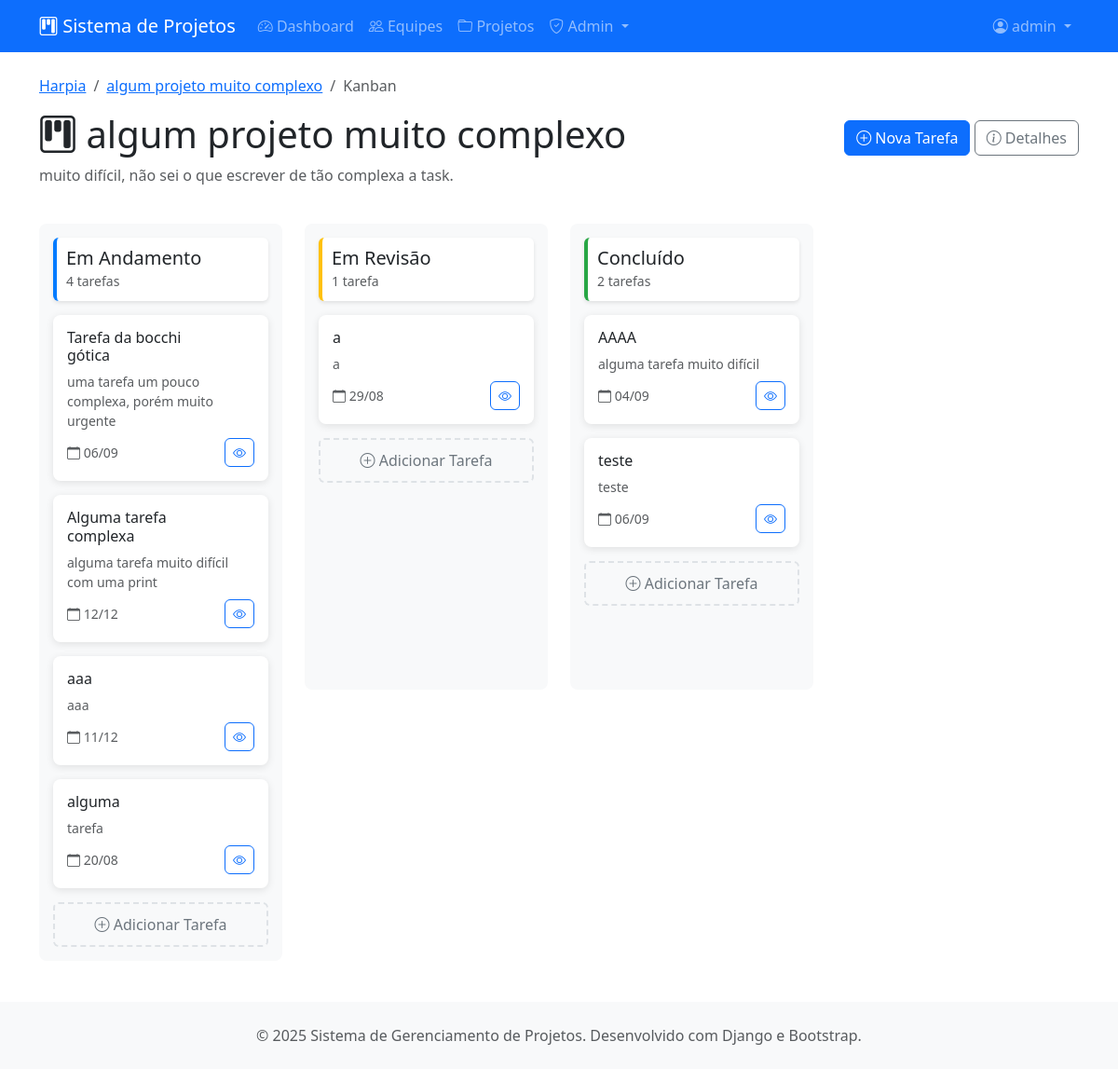
/projetos/projetos/2/kanban/ (signed in), run on the app's committed database.
### projetos/models.py (models this page shows, shortened)
class Projeto(models.Model):
    PRIORIDADE_CHOICES = [
        ('baixa', 'Baixa'),
        ('media', 'Média'),
        ('alta', 'Alta'),
        ('urgente', 'Urgente'),
    ]
    titulo = models.CharField(max_length=200, verbose_name="Título")
    descricao = models.TextField(verbose_name="Descrição")
    equipe = models.ForeignKey(Equipe, on_delete=models.CASCADE, related_name="projetos")
    criado_por = models.ForeignKey(User, on_delete=models.CASCADE, related_name="projetos_criados")
    criado_em = models.DateTimeField(auto_now_add=True)
    atualizado_em = models.DateTimeField(auto_now=True)
    data_inicio = models.DateField(verbose_name="Data de Início")
    data_fim = models.DateField(verbose_name="Data de Conclusão")
    prioridade = models.CharField(max_length=10, choices=PRIORIDADE_CHOICES, default='media')
    ativo = models.BooleanField(default=True, verbose_name="Projeto Ativo")
    class Meta:
        verbose_name = "Projeto"
        verbose_name_plural = "Projetos"
        ordering = ["-criado_em"]

class Equipe(models.Model):
    nome = models.CharField(max_length=100, verbose_name="Nome da Equipe")
    descricao = models.TextField(blank=True, verbose_name="Descrição")
    criada_em = models.DateTimeField(auto_now_add=True)
    criada_por = models.ForeignKey(User, on_delete=models.CASCADE, related_name="equipes_criadas")
    ativa = models.BooleanField(default=True, verbose_name="Equipe Ativa")
    class Meta:
        verbose_name = "Equipe"
        verbose_name_plural = "Equipes"
        ordering = ["nome"]

class StatusTarefa(models.Model):
    nome = models.CharField(max_length=50, verbose_name="Nome do Status")
    cor = models.CharField(max_length=7, default="#007bff", verbose_name="Cor (Hex)")
    ordem = models.PositiveIntegerField(verbose_name="Ordem")
    class Meta:
        verbose_name = "Status da Tarefa"
        verbose_name_plural = "Status das Tarefas"
        ordering = ["ordem"]
        unique_together = ['nome']

class Tarefa(models.Model):
    PRIORIDADE_CHOICES = [
        ('baixa', 'Baixa'),
        ('media', 'Média'),
        ('alta', 'Alta'),
        ('urgente', 'Urgente'),
    ]
    titulo = models.CharField(max_length=200, verbose_name="Título")
    descricao = models.TextField(verbose_name="Descrição")
    projeto = models.ForeignKey(Projeto, on_delete=models.CASCADE, related_name="tarefas")
    status = models.ForeignKey(StatusTarefa, on_delete=models.CASCADE, related_name="tarefas")
    criada_por = models.ForeignKey(User, on_delete=models.CASCADE, related_name="tarefas_criadas")
    criada_em = models.DateTimeField(auto_now_add=True)
    atualizada_em = models.DateTimeField(auto_now=True)
    data_limite = models.DateTimeField(blank=True, null=True, verbose_name="Data Limite")
    prioridade = models.CharField(max_length=10, choices=PRIORIDADE_CHOICES, default='media')
    etiquetas = models.ManyToManyField(Etiqueta, blank=True, related_name="tarefas")
    ordem = models.PositiveIntegerField(default=0, verbose_name="Ordem na Coluna")
    class Meta:
        verbose_name = "Tarefa"
        verbose_name_plural = "Tarefas"
        ordering = ["ordem", "-criada_em"]

### projetos/views.py (the view)
# urls.py: path('projetos/<int:pk>/kanban/', views.KanbanView.as_view(), name='kanban-projeto'),
class KanbanView(LoginRequiredMixin, DetailView):
    model = Projeto
    template_name = 'projetos/kanban/quadro.html'
    context_object_name = 'projeto'
    def get_context_data(self, **kwargs):
        context = super().get_context_data(**kwargs)
        status_list = list(StatusTarefa.objects.all())
        context['status_list'] = status_list
        context['etiquetas'] = self.object.equipe.etiquetas.all()
        tarefas = list(self.object.tarefas.select_related('status').order_by('ordem', '-criada_em'))
        tarefas_por_status = {}
        for tarefa in tarefas:
            tarefas_por_status.setdefault(tarefa.status_id, []).append(tarefa)
        contagens = {
            s_id: count for s_id, count in
            self.object.tarefas.values_list('status_id').order_by().annotate(Count('status_id'))
        }
        colunas = []
        for status in status_list:
            colunas.append({
                'status': status,
                'tarefas': tarefas_por_status.get(status.id, []),
                'count': contagens.get(status.id, 0),
            })
        context['colunas'] = colunas
        return context

### projetos/templates/projetos/kanban/quadro.html (shortened to what this page needs)
{% extends 'projetos/base.html' %}
{% load static %}
{% block content %}
<div class="row">
    <div class="col-12">
        <div class="d-flex justify-content-between align-items-center mb-4">
            <div>
                <nav aria-label="breadcrumb">
                    <ol class="breadcrumb">
                        <li class="breadcrumb-item">
                            <a href="{% url 'projetos:detalhe-equipe' projeto.equipe.pk %}">{{ projeto.equipe.nome }}</a>
                        </li>
                        <li class="breadcrumb-item">
                            <a href="{% url 'projetos:detalhe-projeto' projeto.pk %}">{{ projeto.titulo }}</a>
                        </li>
                        <li class="breadcrumb-item active">Kanban</li>
                    </ol>
                </nav>
                <h1><i class="bi bi-kanban"></i> {{ projeto.titulo }}</h1>
                <p class="text-muted">{{ projeto.descricao }}</p>
            </div>
            <div>
                {% if user.perfil.tipo_usuario in 'admin,membro' %}
                <a href="{% url 'projetos:criar-tarefa' projeto.pk %}" class="btn btn-primary">
                    <i class="bi bi-plus-circle"></i> Nova Tarefa
                </a>
                {% endif %}
                <a href="{% url 'projetos:detalhe-projeto' projeto.pk %}" class="btn btn-outline-secondary">
                    <i class="bi bi-info-circle"></i> Detalhes
                </a>
            </div>
        </div>
    </div>
</div>
<div class="row">
    {% for coluna in colunas %}
        <div class="col-md-3">
            <div class="kanban-column">
                <div class="kanban-column-header" style="border-left-color: {{ coluna.status.cor }}">
                    <h5 class="mb-0">{{ coluna.status.nome }}</h5>
                    <small class="text-muted">{{ coluna.count }} tarefa{{ coluna.count|pluralize }}</small>
                </div>
                <div class="kanban-tasks" data-status-id="{{ coluna.status.id }}">
                    {% for tarefa in coluna.tarefas %}
                            <div class="task-card" data-task-id="{{ tarefa.id }}" draggable="true">
                                <div class="d-flex justify-content-between align-items-start mb-2">
                                    <h6 class="mb-0">{{ tarefa.titulo }}</h6>
                                    <span class="badge priority-badge bg-{{ tarefa.prioridade }}">
                                    </span>
                                </div>
                                <p class="text-muted small mb-2">
                                    {{ tarefa.descricao|truncatewords:15 }}
                                </p>
                                <div class="d-flex justify-content-between align-items-center">
                                    <small class="text-muted">
                                        {% if tarefa.data_limite %}
                                            <i class="bi bi-calendar"></i> {{ tarefa.data_limite|date:"d/m" }}
                                        {% endif %}
                                    </small>
                                    <a href="{% url 'projetos:detalhe-tarefa' tarefa.pk %}" class="btn btn-sm btn-outline-primary">
                                        <i class="bi bi-eye"></i>
                                    </a>
                                </div>
                            </div>
                    {% endfor %}
                    {% if user.perfil.tipo_usuario in 'admin,membro' %}
                    <button class="add-task-btn" onclick="window.location.href='{% url 'projetos:criar-tarefa' projeto.pk %}?status={{ coluna.status.id }}'">
                        <i class="bi bi-plus-circle"></i> Adicionar Tarefa
                    </button>
                    {% endif %}
                </div>
            </div>
        </div>
    {% endfor %}
</div>
{% endblock %}

### projetos/templates/projetos/base.html (shortened to what this page needs)
{% load static %}
<!DOCTYPE html>
<html lang="pt-br">
<head>
    <link href="https://cdn.jsdelivr.net/npm/bootstrap@5.3.0/dist/css/bootstrap.min.css" rel="stylesheet">
    <link href="https://cdn.jsdelivr.net/npm/bootstrap-icons@1.10.0/font/bootstrap-icons.css" rel="stylesheet">
    <link href="{% static 'css/estilo.css' %}" rel="stylesheet">
    <link href="{% static 'css/forms.css' %}" rel="stylesheet">
</head>
<body class="d-flex flex-column min-vh-100">
    <nav class="navbar navbar-expand-lg navbar-dark bg-primary">
        <div class="container">
            <a class="navbar-brand" href="{% url 'projetos:dashboard' %}">
                <i class="bi bi-kanban"></i> Sistema de Projetos
            </a>
            <div class="collapse navbar-collapse" id="navbarNav">
                <ul class="navbar-nav me-auto">
                    <li class="nav-item">
                        <a class="nav-link" href="{% url 'projetos:dashboard' %}">
                            <i class="bi bi-speedometer2"></i> Dashboard
                        </a>
                    </li>
                    <li class="nav-item">
                        <a class="nav-link" href="{% url 'projetos:lista-equipes' %}">
                            <i class="bi bi-people"></i> Equipes
                        </a>
                    </li>
                    <li class="nav-item">
                        <a class="nav-link" href="{% url 'projetos:lista-projetos' %}">
                            <i class="bi bi-folder"></i> Projetos
                        </a>
                    </li>
                    {% if user.perfil.tipo_usuario == 'admin' %}
                    <li class="nav-item dropdown">
                        <a class="nav-link dropdown-toggle" href="#" id="adminDropdown" role="button" data-bs-toggle="dropdown">
                            <i class="bi bi-shield-check"></i> Admin
                        </a>
                    </li>
                    {% endif %}
                </ul>
                <ul class="navbar-nav">
                    {% if user.is_authenticated %}
                        <li class="nav-item dropdown">
                            <a class="nav-link dropdown-toggle" href="#" id="navbarDropdown" role="button" data-bs-toggle="dropdown">
                                <i class="bi bi-person-circle"></i> {{ user.username }}
                            </a>
                        </li>
                    {% endif %}
                </ul>
            </div>
        </div>
    </nav>
    <main class="container my-4 flex-grow-1">
        {% block content %}{% endblock %}
    </main>
    <footer class="bg-light py-4 mt-auto">
        <div class="container text-center">
            <p class="text-muted mb-0">
                &copy; 2025 Sistema de Gerenciamento de Projetos. Desenvolvido com Django e Bootstrap.
            </p>
        </div>
    </footer>
</body>
</html>

### static/css/estilo.css (style rules this page uses)
* { padding: 0; }

### static/css/forms.css (style rules this page uses)
.btn { border-radius: 0.375rem; font-weight: 500; transition: all 0.15s ease-in-out; }
.btn-primary { background-color: #0d6efd; border-color: #0d6efd; }
.btn-outline-primary { color: #0d6efd; border-color: #0d6efd; }
footer { margin-top: auto; }

### projetos/templates/projetos/kanban/quadro.html (style rules this page uses)
.kanban-column { min-height: 500px; background-color: #f8f9fa; border-radius: 8px; padding: 15px; margin-bottom: 20px; }
.kanban-column-header { background-color: #fff; padding: 10px; border-radius: 6px; margin-bottom: 15px; border-left: 4px solid; box-shadow: 0 2px 4px rgba(0,0,0,0.1); }
.task-card { background-color: #fff; border-radius: 8px; padding: 15px; margin-bottom: 15px; box-shadow: 0 2px 8px rgba(0,0,0,0.1); cursor: move; transition: transform 0.2s, box-shadow 0.2s; }
.priority-badge { font-size: 0.75rem; padding: 2px 6px; }
.add-task-btn { width: 100%; padding: 10px; border: 2px dashed #dee2e6; background-color: transparent; color: #6c757d; border-radius: 6px; transition: all 0.2s; }

### data on the page
Projeto: equipe.nome "Harpia", titulo "algum projeto muito complexo", descricao "muito difícil, não sei o que escrever de tão complexa a task."
StatusTarefa: status.nome "Em Andamento", count "4"
Tarefa: titulo "Tarefa da bocchi gótica", descricao "uma tarefa um pouco complexa, porém muito urgente", data_limite "06/09"
Tarefa: titulo "Alguma tarefa complexa", descricao "alguma tarefa muito difícil com uma print", data_limite "12/12"
Tarefa: titulo "aaa", descricao "aaa", data_limite "11/12"
Tarefa: titulo "alguma", descricao "tarefa", data_limite "20/08"
StatusTarefa: status.nome "Em Revisão", count "1"
Tarefa: titulo "a", descricao "a", data_limite "29/08"
StatusTarefa: status.nome "Concluído", count "2"
Tarefa: titulo "AAAA", descricao "alguma tarefa muito difícil", data_limite "04/09"
Tarefa: titulo "teste", descricao "teste", data_limite "06/09"

### other printed values
{{ user.username }} "admin"
